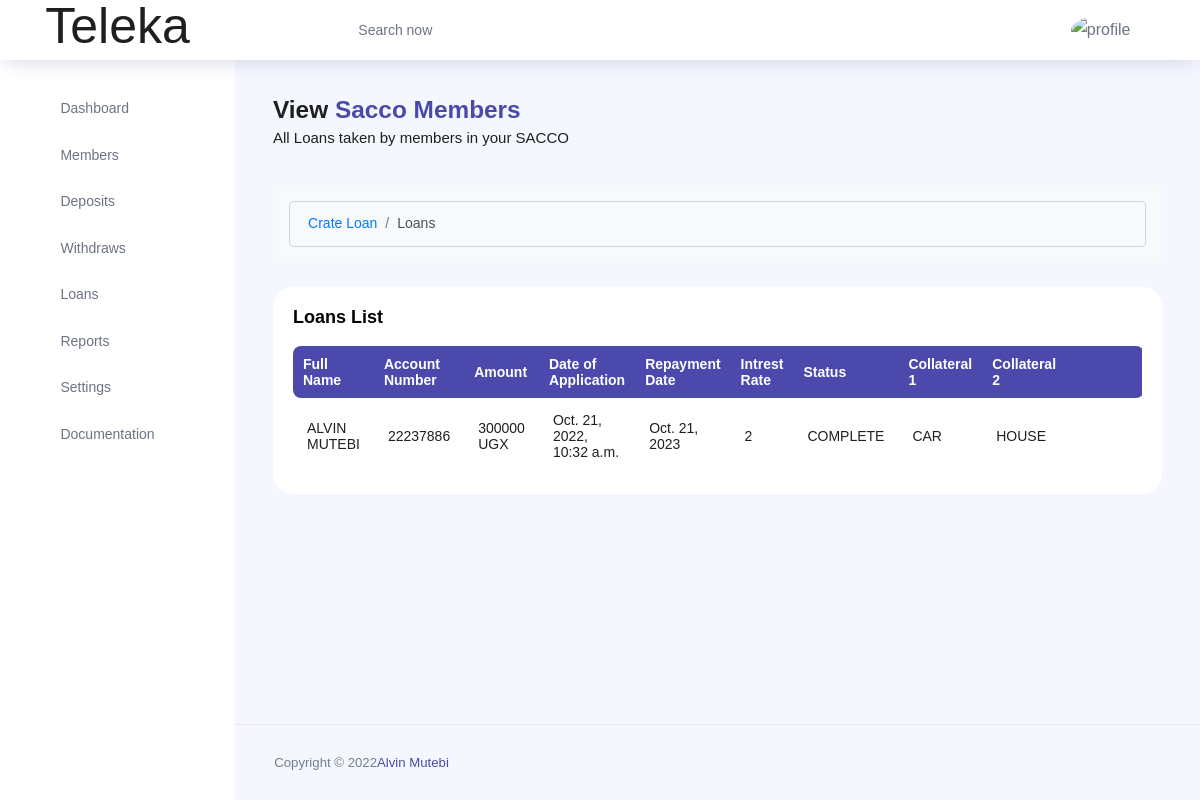
Screenshot of /view-loans/ (signed in) with the database file from the repository.
### teleka/models.py (models this page shows, shortened)
class Loan(models.Model):
		STATUS = (
		('COMPLETE','COMPLETE'),
		('PENDING', 'PENDING'),
		)
		REPAY_PERIOD = (
		('DAYS','DAYS'),
		('MONTHS', 'MONTHS'),
		('YEARS', 'YEARS'),
		)
		member_name = models.ForeignKey(Member, on_delete=models.CASCADE, null=True, blank=True)
		account_number = models.CharField(max_length=200, null=True)
		amount = models.CharField(max_length=200, null=True)
		date_of_loan_application = models.DateTimeField(auto_now=True, null=True)
		date_of_repayemnt = models.DateField(auto_now=False,auto_now_add=False,null=True)
		intrest_rate = models.CharField(max_length=200, null=True)
		repay_in = models.CharField(max_length=200, choices=REPAY_PERIOD)
		status = models.CharField(max_length=200, choices=STATUS)
		collateral1 = models.CharField(max_length=200, null=True)
		collateral2 = models.CharField(max_length=200, null=True)
		reason = models.TextField(max_length=1000, null=True)

class Member(models.Model):
	STATUS = (
		('ACTIVE','ACTIVE'),
		('PENDING', 'PENDING'),
		)
	ID_TYPE = (
		('NATIONAL ID', 'NATIONAL ID'),
		('PASSPORT', 'PASSPORT'),
		('DRIVING PERMIT', 'DRIVING PERMIT'),
	    )
	GENDER = (
		('MALE','MALE'),
		('FEMALE', 'FEMALE'),
		)
	DISTRICTS = (
		('Abim','Abim'),
		('Adjumani','Adjumani'),
		('Agago','Agago'),
		('Alebtong','Alebtong'),
		('Amolatar','Amolatar'),
		('Amudat','Amudat'),
		('Amuria','Amuria'),
		('Amuru','Amuru'),
		('Apac','Apac'),
		('Arua','Arua'),
		('Budaka','Budaka'),
		('Bududa','Bududa'),
		('Bugiri','Bugiri'),
		('Bugweri','Bugweri'),
		('Buikwe','Buikwe'),
		('Bukedea','Bukedea'),
		('Bukomansimbi','Bukomansimbi'),
		('Bukwa','Bukwa'),
		('Bulambuli','Bulambuli'),
		('Buliisa','Buliisa'),
		('Bundibugyo','Bundibugyo'),
		('Bunyangabu','Bunyangabu'),
		('Bushenyi','Bushenyi'),
		('Busia','Busia'),
		('Butebo','Butebo'),
		('Buvuma','Buvuma'),
		('Buyende','Buyende'),
		('Dokolo','Dokolo'),
		('Gomba','Gomba'),
		('Gulu','Gulu'),
		('Hoima','Hoima'),
		('Ibanda','Ibanda'),
		('Iganga','Iganga'),
		('Isingiro','Isingiro'),
		('Jinja','Jinja'),
		('Kaabong','Kaabong'),
		('Kabale','Kabale'),
		('Kabarole','Kabarole'),
		('Kaberamaido','Kaberamaido'),
		('Kagadi','Kagadi'),
		('Kakumiro','Kakumiro'),
		('Kalangala','Kalangala'),
		('Kaliro','Kaliro'),
		('Kalungu','Kalungu'),
		('Kampala','Kampala'),
		('Kamuli','Kamuli'),
		('Kamwenge','Kamwenge'),
		('Kanungu','Kanungu'),
		('Kapchorwa','Kapchorwa'),
		('Kapelebyong','Kapelebyong'),
		('Kasanda','Kasanda'),
		('Kasese','Kasese'),
		('Katakwi','Katakwi'),
		('Kayunga','Kayunga'),
		('Kibaale','Kibaale'),
		('Kiboga','Kiboga'),
		('Kibuku','Kibuku'),
		('Kikuube','Kikuube'),
		('Kiruhura','Kiruhura'),
		('Kiryandongo','Kiryandongo'),
		('Kisoro','Kisoro'),
		('Kitgum','Kitgum'),
		('Koboko','Koboko'),
		('Kole','Kole'),
		('Kotido','Kotido'),
		('Kumi','Kumi'),
		('Kwania','Kwania'),
		('Kween','Kween'),
		('Kyankwanzi','Kyankwanzi'),
		('Kyegegwa','Kyegegwa'),
		('Kyenjojo','Kyenjojo'),
		('Kyotera','Kyotera'),
		('Lamwo','Lamwo'),
		('Lira','Lira'),
		('Luuka','Luuka'),
		('Luwero','Luwero'),
		('Lwengo','Lwengo'),
		('Lyantonde','Lyantonde'),
		('Manafwa','Manafwa'),
		('Maracha','Maracha'),
		('Masaka','Masaka'),
		('Masindi','Masindi'),
		('Mayuge','Mayuge'),
		('Mbale','Mbale'),
		('Mbarara','Mbarara'),
		('Mitooma','Mitooma'),
		('Mityana','Mityana'),
		('Moroto','Moroto'),
		('Moyo','Moyo'),
		('Mpigi','Mpigi'),
		('Mubende','Mubende'),
		('Mukono','Mukono'),
		('Nabilatuk','Nabilatuk'),
		('Nakapiripirit','Nakapiripirit'),
		('Nakaseke','Nakaseke'),
		('Nakasongola','Nakasongola'),
		('Namayingo','Namayingo'),
		('Namisindwa','Namisindwa'),
		('Namutumba','Namutumba'),
		('Napak','Napak'),
		('Nebbi','Nebbi'),
		('Ngora','Ngora'),
		('Ntoroko','Ntoroko'),
		('Ntungamo','Ntungamo'),
		('Nwoya','Nwoya'),
		('Omoro','Omoro'),
		('Otuke','Otuke'),
		('Oyam','Oyam'),
		('Pader','Pader'),
		('Pakwach','Pakwach'),
		('Pallisa','Pallisa'),
		('Rakai','Rakai'),
		('Rubanda','Rubanda'),
		('Rubirizi','Rubirizi'),
		('Rukiga','Rukiga'),
		('Rukungiri','Rukungiri'),
		('Sembabule','Sembabule'),
		('Serere','Serere'),
		('Sheema','Sheema'),
		('Sironko','Sironko'),
		('Soroti','Soroti'),
		('Tororo','Tororo'),
		('Wakiso','Wakiso'),
		('Yumbe','Yumbe'),
		('Zombo','Zombo'),
		)
	user = models.ForeignKey(User, on_delete=models.CASCADE, null=True, blank=True)
	firstname = models.CharField(max_length=200, null=True)
	lastname = models.CharField(max_length=200, null=True)
	id_type = models.CharField(max_length=200, null=True, choices=ID_TYPE)
	id_number = models.CharField(max_length=200, null=True)
	gender = models.CharField(max_length=200, null=True, choices=GENDER)
	date_of_birth = models.DateField(auto_now_add=False, null=True)
	district = models.CharField(max_length=200, null=True, choices=DISTRICTS)
	county = models.CharField(max_length=200, null=True)
	subcounty = models.CharField(max_length=200, null=True)
	parish = models.CharField(max_length=200, null=True)
	village = models.CharField(max_length=200, null=True)
	account_number = models.CharField(max_length=200, null=True)
	opening_balance = models.CharField(max_length=200, null=True)
	email = models.CharField(max_length=200, null=True)
	phone = models.CharField(max_length=200, null=True)
	next_of_keen_first_name = models.CharField(max_length=200, null=True)
	next_of_keen_last_name = models.CharField(max_length=200, null=True)
	next_of_keen_phone = models.CharField(max_length=200, null=True)
	next_of_keen_relationship = models.CharField(max_length=200, null=True)
	status = models.CharField(max_length=200, null=True, choices=STATUS)
	def __str__(self):
		return self.firstname + " " + self.lastname

### teleka/views.py (the view)
# urls.py: path('view-loans/',ViewLoan.as_view(), name='view-loans'),
class ViewLoan(LoginRequiredMixin, SuccessMessageMixin,ListView):
    model= User
    model = Loan
    context_object_name = 'loans'
    template_name = 'teleka/viewLoan.html'
    def get_context_data(self, **kwargs):
        context = super().get_context_data(**kwargs)
        context['loans'] = context['loans']    #.filter(user=self.request.user)
        return context

### teleka/templates/teleka/viewLoan.html (shortened to what this page needs)
{% extends 'teleka/main.html' %}
{% load crispy_forms_tags %}
{% load static %}
{% block content %}
{% include 'teleka/header.html' %}
<div class="main-panel">
    <div class="content-wrapper">
        <div class="row">
            <div class="col-md-12 grid-margin">
                <div class="row">
                    <div class="col-12 col-xl-8 mb-4 mb-xl-0">
                        <h3 class="font-weight-bold">View <span class="text-primary">Sacco Members</span>
                        </h3>
                        <h6 class="font-weight-normal mb-0">All Loans taken by members in your SACCO</h6>
                    </div>
                </div>
            </div>
        </div>
        <div class="row">
            <div class="col">
                <nav aria-label="breadcrumb" class="bg-light rounded-3 p-3 mb-4">
                    <ol class="breadcrumb mb-0">
                        <li class="breadcrumb-item"><a href="{% url 'create-loan' %}">Crate Loan</a></li>
                        <li class="breadcrumb-item active" aria-current="page">Loans</li>
                    </ol>
                </nav>
            </div>
        </div>
        <div class="row">
            <div class="col-md-12 grid-margin stretch-card">
                <div class="card">
                    <div class="card-body">
                        <p class="card-title">Loans List</p>
                        <div class="row">
                            <div class="col-12">
                                <div class="table-responsive">
                                    <table id="example" class="display expandable-table" style="width:100%">
                                        <thead>
                                            <tr>
                                                <th>Full Name</th>
                                                <th>Account Number</th>
                                                <th>Amount</th>
                                                <th>Date of Application</th>
                                                <th>Repayment Date</th>
                                                <th>Intrest Rate</th>
                                                <th>Status</th>
                                                <th>Collateral 1</th>
                                                <th>Collateral 2</th>
                                                <th></th>
                                                <th></th>
                                            </tr>
                                        </thead>
                                        <tbody>
                                            {% for loan in loans %}
                                            <tr>
                                                <td>{{loan.member_name}}</td>
                                                <td>{{loan.account_number}}</td>
                                                <td>{{loan.amount}} UGX</td>
                                                <td>{{loan.date_of_loan_application}}</td>
                                                <td>{{loan.date_of_repayemnt}}</td>
                                                <td>{{loan.intrest_rate}}</td>
                                                <td>{{loan.status}}</td>
                                                <td>{{loan.collateral1}}</td>
                                                <td>{{loan.collateral2}}</td>
                                                <td><a href="{% url 'loan-update' loan.id %}"><i
                                                            class="ti-pencil-alt text-primary"></i></a></td>
                                                <td><a href="{% url 'loan-delete' loan.id %}"><i
                                                            class="ti-trash text-primary"></i></a></td>
                                            </tr>
                                            {% endfor %}
                                        </tbody>
                                    </table>
                                </div>
                            </div>
                        </div>
                    </div>
                </div>
            </div>
        </div>
    </div>
    <footer class="footer">
        <div class="d-sm-flex justify-content-center justify-content-sm-between">
            <span class="text-muted text-center text-sm-left d-block d-sm-inline-block">Copyright © 2022<a
                    href="https://www.bootstrapdash.com/" target="_blank">Alvin Mutebi</a></span>
        </div>
    </footer>
</div>
{% endblock content%}

### rows the page displays
Loan: member_name "ALVIN MUTEBI", account_number "22237886", amount "300000", date_of_loan_application "Oct. 21, 2022, 10:32 a.m.", date_of_repayemnt "Oct. 21, 2023", intrest_rate "2", status "COMPLETE", collateral1 "CAR", collateral2 "HOUSE"
